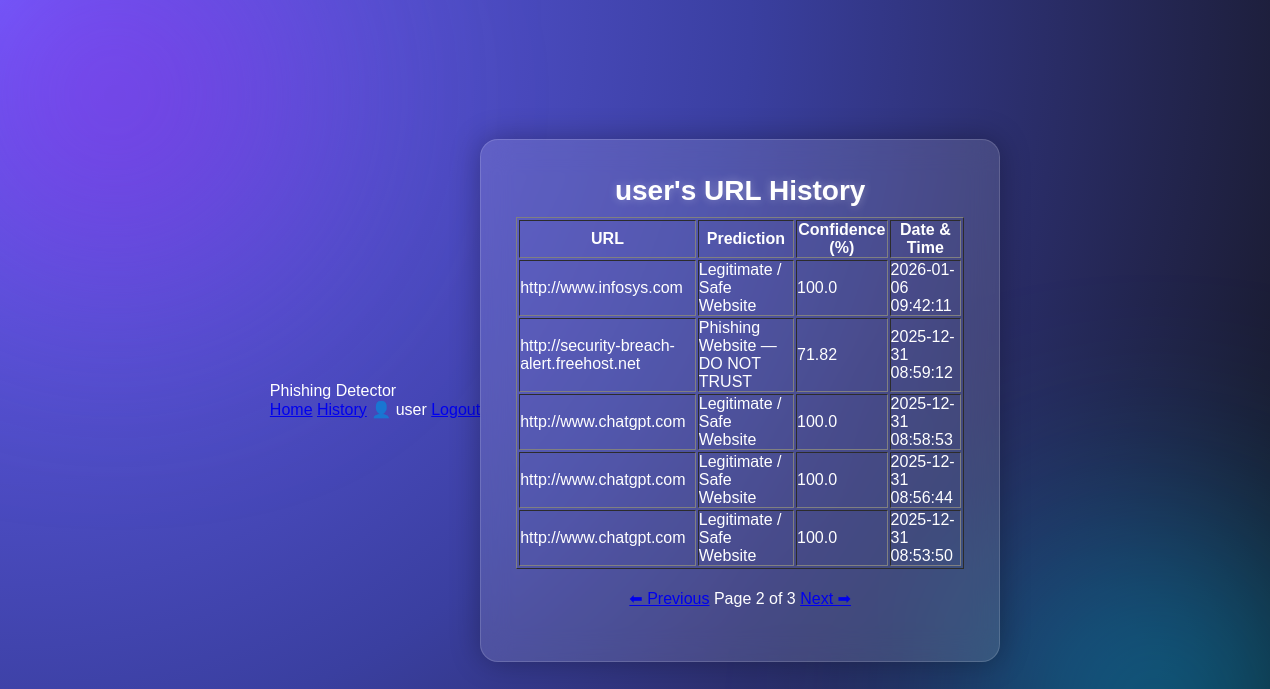
The app's page /history?page=2 (signed in) with its own data.
### tables this page shows
CREATE TABLE history (
            id INTEGER PRIMARY KEY AUTOINCREMENT,
            username TEXT,
            url TEXT,
            prediction TEXT,
            confidence REAL,
            timestamp DATETIME DEFAULT CURRENT_TIMESTAMP
        );

### app.py (the view)
@app.route('/history')
def history():
    if 'user' not in session:
        return redirect(url_for('login'))
    user = session['user']
    page = request.args.get('page', 1, type=int)
    per_page = 5
    offset = (page - 1) * per_page
    conn = sqlite3.connect('database.db')
    cursor = conn.cursor()
    cursor.execute("SELECT COUNT(*) FROM history WHERE username = ?", (user,))
    total_records = cursor.fetchone()[0]
    cursor.execute("""
        SELECT url, prediction, confidence, timestamp
        FROM history
        WHERE username = ?
        ORDER BY timestamp DESC
        LIMIT ? OFFSET ?
    """, (user, per_page, offset))
    records = cursor.fetchall()
    conn.close()
    total_pages = math.ceil(total_records / per_page)
    return render_template(
        'history.html',
        records=records,
        user=user,
        page=page,
        total_pages=total_pages
    )

### templates/history.html (shortened to what this page needs)
<!DOCTYPE html>
<html>
<head>
    <link rel="stylesheet" href="{{ url_for('static', filename='style.css') }}">
</head>
<body>
<div class="navbar">
  <div class="nav-left">
    <span class="logo">Phishing Detector</span>
  </div>
  <div class="nav-right">
    <a href="{{ url_for('home') }}">Home</a>
    <a href="{{ url_for('history') }}">History</a>
    <span class="user">👤 {{ user }}</span>
    <a href="{{ url_for('logout') }}" class="logout">Logout</a>
  </div>
</div>
<div class="card">
    <h2>{{ user }}'s URL History</h2>
    {% if records %}
    <table border="1" width="100%" cellpadding="8">
        <tr>
            <th>URL</th>
            <th>Prediction</th>
            <th>Confidence (%)</th>
            <th>Date & Time</th>
        </tr>
        {% for row in records %}
        <tr>
            <td>{{ row[0] }}</td>
            <td>{{ row[1] }}</td>
            <td>{{ row[2] if row[2] else 'N/A' }}</td>
            <td>{{ row[3] }}</td>
        </tr>
        {% endfor %}
    </table>
    <div style="margin-top: 20px; text-align: center;" >
    {% if page > 1 %}
        <a href="{{ url_for('history', page=page-1) }}">⬅ Previous</a>
    {% endif %}
    Page {{ page }} of {{ total_pages }}
    {% if page < total_pages %}
        <a href="{{ url_for('history', page=page+1) }}">Next ➡</a>
    {% endif %}
</div>
    {% else %}
    <p>No history found.</p>
    {% endif %}
    <br>
</div>
</body>
</html>

### static/style.css (style rules this page uses)
* { margin: 0; padding: 0; box-sizing: border-box; font-family: "Poppins", sans-serif; }
body { height: 100vh; background: radial-gradient(circle at top left, #6c63ff, #3a3fa0, #111); overflow: hidden; display: flex; justify-content: center; align-items: center; color: #fff; position: relative; }
body::before, body::after { content: ""; position: absolute; width: 350px; height: 350px; border-radius: 50%; filter: blur(120px); z-index: -1; }
body::before { background: rgba(138, 43, 226, 0.6); top: -80px; left: -60px; }
body::after { background: rgba(0, 191, 255, 0.5); bottom: -80px; right: -60px; }
.card { width: 100%; max-width: 520px; background: rgba(255, 255, 255, 0.12); padding: 35px; border-radius: 18px; backdrop-filter: blur(15px); border: 1px solid rgba(255,255,255,0.15); box-shadow: 0 0 30px rgba(0,0,0,0.3); animation: fadeIn 0.9s ease, floatUp 4s infinite ease-in-out alternate; }
h2 { text-align: center; font-size: 28px; margin-bottom: 10px; font-weight: 700; text-shadow: 0 0 8px rgba(255,255,255,0.3); }

### records on screen
history: url "http://www.infosys.com", prediction "Legitimate / Safe Website", confidence "100.0", timestamp "2026-01-06 09:42:11"
history: url "http://security-breach-alert.freehost.net", prediction "Phishing Website — DO NOT TRUST", confidence "71.82", timestamp "2025-12-31 08:59:12"
history: url "http://www.chatgpt.com", prediction "Legitimate / Safe Website", confidence "100.0", timestamp "2025-12-31 08:58:53"
history: url "http://www.chatgpt.com", prediction "Legitimate / Safe Website", confidence "100.0", timestamp "2025-12-31 08:56:44"
history: url "http://www.chatgpt.com", prediction "Legitimate / Safe Website", confidence "100.0", timestamp "2025-12-31 08:53:50"

### other values on screen
{{ user }} "user"
{{ page }} "2"
{{ total_pages }} "3"
